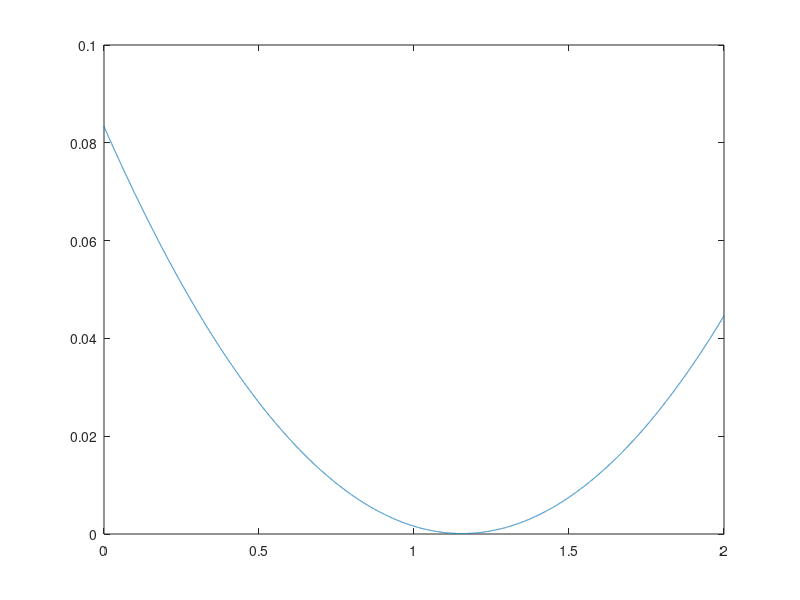

The MATLAB source for this figure:
N = 1000;
R = 400;
a = 1;
b = 2;
y = a+(b-a)*(rand(N,R));
sigma_hat = zeros(1,R);
for i = 1:R
    sigma_hat(i) = median(abs(y(:,i)-median(y(:,i))));
end
sigma_pred = sum(abs(sigma_hat))/R;
sigma_true = sqrt((b-a)^2/12);
%plot(sigma_hat);
bflag = 1;
if abs(sigma_pred-sigma_true) < 0.001
    bflag = 0;
end
alpha = 0:0.0001:2;
err = zeros(length(alpha),1);
for i = 1 : length(alpha)
    err(i) = sum((alpha(i)*mean(sigma_hat)- sigma_true).^2)+var(alpha(i)*sigma_hat);
end
[minval,pos] = min(err);
%figure();
plot(alpha,err);
alphaopt = alpha(pos);